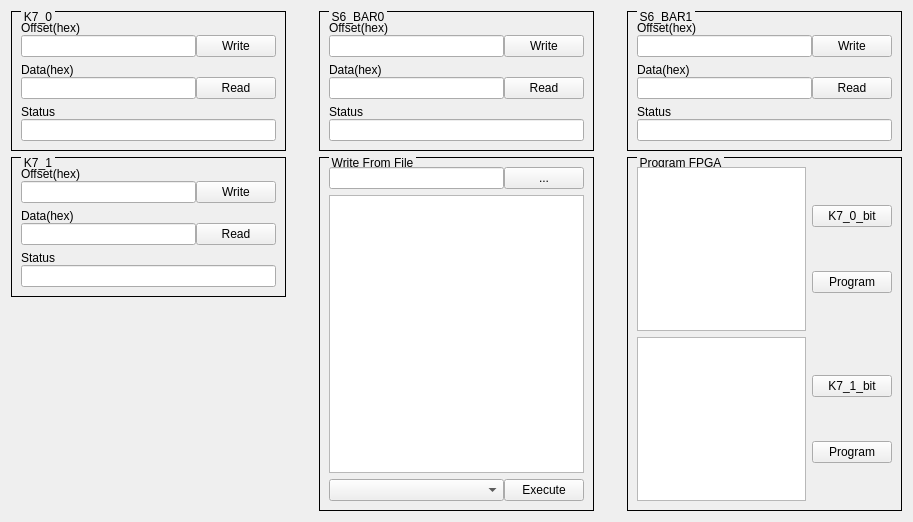
<?xml version="1.0" encoding="UTF-8"?>
<ui version="4.0">
 <class>Q_SP9500_FPGA_Widget</class>
 <widget class="QWidget" name="Q_SP9500_FPGA_Widget">
  <property name="geometry">
   <rect>
    <x>0</x>
    <y>0</y>
    <width>913</width>
    <height>522</height>
   </rect>
  </property>
  <property name="windowTitle">
   <string>Dialog</string>
  </property>
  <layout class="QHBoxLayout" name="horizontalLayout_13" stretch="10,1,10,1,10">
   <item>
    <layout class="QVBoxLayout" name="verticalLayout_6" stretch="0,0,1">
     <item>
      <widget class="QGroupBox" name="groupBox">
       <property name="styleSheet">
        <string notr="true">QGroupBox{ border:1px solid black; margin-top:0.5ex; }
QGroupBox::title { subcontrol-origin:margin; subcontrol-position:top left; top:-1px; left:10px; margin-left: 0px; padding:0 1px; }</string>
       </property>
       <property name="title">
        <string>K7_0</string>
       </property>
       <layout class="QVBoxLayout" name="verticalLayout_4">
        <item>
         <layout class="QVBoxLayout" name="verticalLayout">
          <property name="spacing">
           <number>0</number>
          </property>
          <item>
           <widget class="QLabel" name="label">
            <property name="text">
             <string>Offset(hex)</string>
            </property>
           </widget>
          </item>
          <item>
           <layout class="QHBoxLayout" name="horizontalLayout" stretch="5,1">
            <property name="spacing">
             <number>0</number>
            </property>
            <item>
             <widget class="QLineEdit" name="lineEditOffsetK7_0"/>
            </item>
            <item>
             <widget class="QPushButton" name="pushButtonWriteK7_0">
              <property name="text">
               <string>Write</string>
              </property>
             </widget>
            </item>
           </layout>
          </item>
         </layout>
        </item>
        <item>
         <layout class="QVBoxLayout" name="verticalLayout_2">
          <property name="spacing">
           <number>0</number>
          </property>
          <item>
           <widget class="QLabel" name="label_2">
            <property name="text">
             <string>Data(hex)</string>
            </property>
           </widget>
          </item>
          <item>
           <layout class="QHBoxLayout" name="horizontalLayout_2" stretch="5,1">
            <property name="spacing">
             <number>0</number>
            </property>
            <item>
             <widget class="QLineEdit" name="lineEditDataK7_0"/>
            </item>
            <item>
             <widget class="QPushButton" name="pushButtonReadK7_0">
              <property name="text">
               <string>Read</string>
              </property>
             </widget>
            </item>
           </layout>
          </item>
         </layout>
        </item>
        <item>
         <layout class="QVBoxLayout" name="verticalLayout_3">
          <property name="spacing">
           <number>0</number>
          </property>
          <item>
           <widget class="QLabel" name="label_3">
            <property name="text">
             <string>Status</string>
            </property>
           </widget>
          </item>
          <item>
           <widget class="QLineEdit" name="lineEditStatusK7_0">
            <property name="readOnly">
             <bool>true</bool>
            </property>
           </widget>
          </item>
         </layout>
        </item>
       </layout>
      </widget>
     </item>
     <item>
      <widget class="QGroupBox" name="groupBox_2">
       <property name="styleSheet">
        <string notr="true">QGroupBox{ border:1px solid black; margin-top:0.5ex; }
QGroupBox::title { subcontrol-origin:margin; subcontrol-position:top left; top:-1px; left:10px; margin-left: 0px; padding:0 1px; }</string>
       </property>
       <property name="title">
        <string>K7_1</string>
       </property>
       <layout class="QVBoxLayout" name="verticalLayout_5">
        <item>
         <layout class="QVBoxLayout" name="verticalLayout_8">
          <property name="spacing">
           <number>0</number>
          </property>
          <item>
           <widget class="QLabel" name="label_4">
            <property name="text">
             <string>Offset(hex)</string>
            </property>
           </widget>
          </item>
          <item>
           <layout class="QHBoxLayout" name="horizontalLayout_3" stretch="5,1">
            <property name="spacing">
             <number>0</number>
            </property>
            <item>
             <widget class="QLineEdit" name="lineEditOffsetK7_1"/>
            </item>
            <item>
             <widget class="QPushButton" name="pushButtonWriteK7_1">
              <property name="text">
               <string>Write</string>
              </property>
             </widget>
            </item>
           </layout>
          </item>
         </layout>
        </item>
        <item>
         <layout class="QVBoxLayout" name="verticalLayout_9">
          <property name="spacing">
           <number>0</number>
          </property>
          <item>
           <widget class="QLabel" name="label_5">
            <property name="text">
             <string>Data(hex)</string>
            </property>
           </widget>
          </item>
          <item>
           <layout class="QHBoxLayout" name="horizontalLayout_4" stretch="5,1">
            <property name="spacing">
             <number>0</number>
            </property>
            <item>
             <widget class="QLineEdit" name="lineEditDataK7_1"/>
            </item>
            <item>
             <widget class="QPushButton" name="pushButtonReadK7_1">
              <property name="text">
               <string>Read</string>
              </property>
             </widget>
            </item>
           </layout>
          </item>
         </layout>
        </item>
        <item>
         <layout class="QVBoxLayout" name="verticalLayout_10">
          <property name="spacing">
           <number>0</number>
          </property>
          <item>
           <widget class="QLabel" name="label_6">
            <property name="text">
             <string>Status</string>
            </property>
           </widget>
          </item>
          <item>
           <widget class="QLineEdit" name="lineEditStatusK7_1">
            <property name="readOnly">
             <bool>true</bool>
            </property>
           </widget>
          </item>
         </layout>
        </item>
       </layout>
      </widget>
     </item>
     <item>
      <spacer name="verticalSpacer">
       <property name="orientation">
        <enum>Qt::Vertical</enum>
       </property>
       <property name="sizeHint" stdset="0">
        <size>
         <width>20</width>
         <height>40</height>
        </size>
       </property>
      </spacer>
     </item>
    </layout>
   </item>
   <item>
    <spacer name="horizontalSpacer">
     <property name="orientation">
      <enum>Qt::Horizontal</enum>
     </property>
     <property name="sizeHint" stdset="0">
      <size>
       <width>24</width>
       <height>20</height>
      </size>
     </property>
    </spacer>
   </item>
   <item>
    <layout class="QVBoxLayout" name="verticalLayout_12" stretch="0,1">
     <item>
      <widget class="QGroupBox" name="groupBox_3">
       <property name="styleSheet">
        <string notr="true">QGroupBox{ border:1px solid black; margin-top:0.5ex; }
QGroupBox::title { subcontrol-origin:margin; subcontrol-position:top left; top:-1px; left:10px; margin-left: 0px; padding:0 1px; }</string>
       </property>
       <property name="title">
        <string>S6_BAR0</string>
       </property>
       <layout class="QVBoxLayout" name="verticalLayout_7">
        <item>
         <layout class="QVBoxLayout" name="verticalLayout_13">
          <property name="spacing">
           <number>0</number>
          </property>
          <item>
           <widget class="QLabel" name="label_7">
            <property name="text">
             <string>Offset(hex)</string>
            </property>
           </widget>
          </item>
          <item>
           <layout class="QHBoxLayout" name="horizontalLayout_5" stretch="5,1">
            <property name="spacing">
             <number>0</number>
            </property>
            <item>
             <widget class="QLineEdit" name="lineEditOffsetS6_BAR0"/>
            </item>
            <item>
             <widget class="QPushButton" name="pushButtonWriteS6_BAR0">
              <property name="text">
               <string>Write</string>
              </property>
             </widget>
            </item>
           </layout>
          </item>
         </layout>
        </item>
        <item>
         <layout class="QVBoxLayout" name="verticalLayout_14">
          <property name="spacing">
           <number>0</number>
          </property>
          <item>
           <widget class="QLabel" name="label_8">
            <property name="text">
             <string>Data(hex)</string>
            </property>
           </widget>
          </item>
          <item>
           <layout class="QHBoxLayout" name="horizontalLayout_6" stretch="5,1">
            <property name="spacing">
             <number>0</number>
            </property>
            <item>
             <widget class="QLineEdit" name="lineEditDataS6_BAR0"/>
            </item>
            <item>
             <widget class="QPushButton" name="pushButtonReadS6_BAR0">
              <property name="text">
               <string>Read</string>
              </property>
             </widget>
            </item>
           </layout>
          </item>
         </layout>
        </item>
        <item>
         <layout class="QVBoxLayout" name="verticalLayout_15">
          <property name="spacing">
           <number>0</number>
          </property>
          <item>
           <widget class="QLabel" name="label_9">
            <property name="text">
             <string>Status</string>
            </property>
           </widget>
          </item>
          <item>
           <widget class="QLineEdit" name="lineEditStatusS6_BAR0">
            <property name="readOnly">
             <bool>true</bool>
            </property>
           </widget>
          </item>
         </layout>
        </item>
       </layout>
      </widget>
     </item>
     <item>
      <widget class="QGroupBox" name="groupBox_4">
       <property name="styleSheet">
        <string notr="true">QGroupBox{ border:1px solid black; margin-top:0.5ex; }
QGroupBox::title { subcontrol-origin:margin; subcontrol-position:top left; top:-1px; left:10px; margin-left: 0px; padding:0 1px; }</string>
       </property>
       <property name="title">
        <string>Write From File</string>
       </property>
       <layout class="QVBoxLayout" name="verticalLayout_11">
        <item>
         <layout class="QHBoxLayout" name="horizontalLayout_9" stretch="1,0">
          <property name="spacing">
           <number>0</number>
          </property>
          <item>
           <widget class="QLineEdit" name="lineEdit_13"/>
          </item>
          <item>
           <widget class="QPushButton" name="pushButton">
            <property name="text">
             <string>...</string>
            </property>
           </widget>
          </item>
         </layout>
        </item>
        <item>
         <widget class="QTextEdit" name="textEdit">
          <property name="readOnly">
           <bool>true</bool>
          </property>
         </widget>
        </item>
        <item>
         <layout class="QHBoxLayout" name="horizontalLayout_10" stretch="1,0">
          <property name="spacing">
           <number>0</number>
          </property>
          <item>
           <widget class="QComboBox" name="comboBox"/>
          </item>
          <item>
           <widget class="QPushButton" name="pushButton_2">
            <property name="text">
             <string>Execute</string>
            </property>
           </widget>
          </item>
         </layout>
        </item>
       </layout>
      </widget>
     </item>
    </layout>
   </item>
   <item>
    <spacer name="horizontalSpacer_2">
     <property name="orientation">
      <enum>Qt::Horizontal</enum>
     </property>
     <property name="sizeHint" stdset="0">
      <size>
       <width>24</width>
       <height>20</height>
      </size>
     </property>
    </spacer>
   </item>
   <item>
    <layout class="QVBoxLayout" name="verticalLayout_21" stretch="0,1">
     <item>
      <widget class="QGroupBox" name="groupBox_5">
       <property name="styleSheet">
        <string notr="true">QGroupBox{ border:1px solid black; margin-top:0.5ex; }
QGroupBox::title { subcontrol-origin:margin; subcontrol-position:top left; top:-1px; left:10px; margin-left: 0px; padding:0 1px; }</string>
       </property>
       <property name="title">
        <string>S6_BAR1</string>
       </property>
       <layout class="QVBoxLayout" name="verticalLayout_16">
        <item>
         <layout class="QVBoxLayout" name="verticalLayout_18">
          <property name="spacing">
           <number>0</number>
          </property>
          <item>
           <widget class="QLabel" name="label_10">
            <property name="text">
             <string>Offset(hex)</string>
            </property>
           </widget>
          </item>
          <item>
           <layout class="QHBoxLayout" name="horizontalLayout_7" stretch="5,1">
            <property name="spacing">
             <number>0</number>
            </property>
            <item>
             <widget class="QLineEdit" name="lineEditOffsetS6_BAR1"/>
            </item>
            <item>
             <widget class="QPushButton" name="pushButtonWriteS6_BAR1">
              <property name="text">
               <string>Write</string>
              </property>
             </widget>
            </item>
           </layout>
          </item>
         </layout>
        </item>
        <item>
         <layout class="QVBoxLayout" name="verticalLayout_19">
          <property name="spacing">
           <number>0</number>
          </property>
          <item>
           <widget class="QLabel" name="label_11">
            <property name="text">
             <string>Data(hex)</string>
            </property>
           </widget>
          </item>
          <item>
           <layout class="QHBoxLayout" name="horizontalLayout_8" stretch="5,1">
            <property name="spacing">
             <number>0</number>
            </property>
            <item>
             <widget class="QLineEdit" name="lineEditDataS6_BAR1"/>
            </item>
            <item>
             <widget class="QPushButton" name="pushButtonReadS6_BAR1">
              <property name="text">
               <string>Read</string>
              </property>
             </widget>
            </item>
           </layout>
          </item>
         </layout>
        </item>
        <item>
         <layout class="QVBoxLayout" name="verticalLayout_20">
          <property name="spacing">
           <number>0</number>
          </property>
          <item>
           <widget class="QLabel" name="label_12">
            <property name="text">
             <string>Status</string>
            </property>
           </widget>
          </item>
          <item>
           <widget class="QLineEdit" name="lineEditStatusS6_BAR1">
            <property name="readOnly">
             <bool>true</bool>
            </property>
           </widget>
          </item>
         </layout>
        </item>
       </layout>
      </widget>
     </item>
     <item>
      <widget class="QGroupBox" name="groupBox_6">
       <property name="styleSheet">
        <string notr="true">QGroupBox{ border:1px solid black; margin-top:0.5ex; }
QGroupBox::title { subcontrol-origin:margin; subcontrol-position:top left; top:-1px; left:10px; margin-left: 0px; padding:0 1px; }</string>
       </property>
       <property name="title">
        <string>Program FPGA</string>
       </property>
       <layout class="QVBoxLayout" name="verticalLayout_17">
        <item>
         <layout class="QHBoxLayout" name="horizontalLayout_11">
          <item>
           <widget class="QTextEdit" name="lineEditPathK7_0"/>
          </item>
          <item>
           <layout class="QVBoxLayout" name="verticalLayout_22">
            <item>
             <widget class="QPushButton" name="pushButtonSetPathK7_0">
              <property name="text">
               <string>K7_0_bit</string>
              </property>
             </widget>
            </item>
            <item>
             <widget class="QPushButton" name="pushButtonProgramK7_0">
              <property name="text">
               <string>Program</string>
              </property>
             </widget>
            </item>
           </layout>
          </item>
         </layout>
        </item>
        <item>
         <layout class="QHBoxLayout" name="horizontalLayout_12">
          <item>
           <widget class="QTextEdit" name="lineEditPathK7_1"/>
          </item>
          <item>
           <layout class="QVBoxLayout" name="verticalLayout_23">
            <item>
             <widget class="QPushButton" name="pushButtonSetPathK7_1">
              <property name="text">
               <string>K7_1_bit</string>
              </property>
             </widget>
            </item>
            <item>
             <widget class="QPushButton" name="pushButtonProgramK7_1">
              <property name="text">
               <string>Program</string>
              </property>
             </widget>
            </item>
           </layout>
          </item>
         </layout>
        </item>
       </layout>
      </widget>
     </item>
    </layout>
   </item>
  </layout>
 </widget>
 <resources/>
 <connections/>
</ui>
